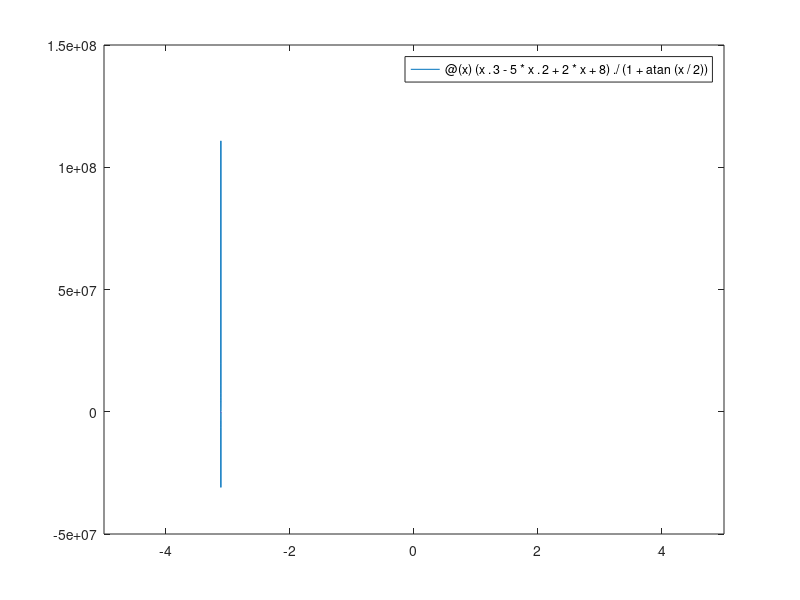

MATLAB code for this plot:
f = @(x) (x.^3 - 5*x.^2 + 2*x + 8)./(1 + atan(x/2));
fplot(f);
x1 = fsolve(f, -0.5);
x2 = fsolve(f, 1);
x3 = fsolve(f,4.5);